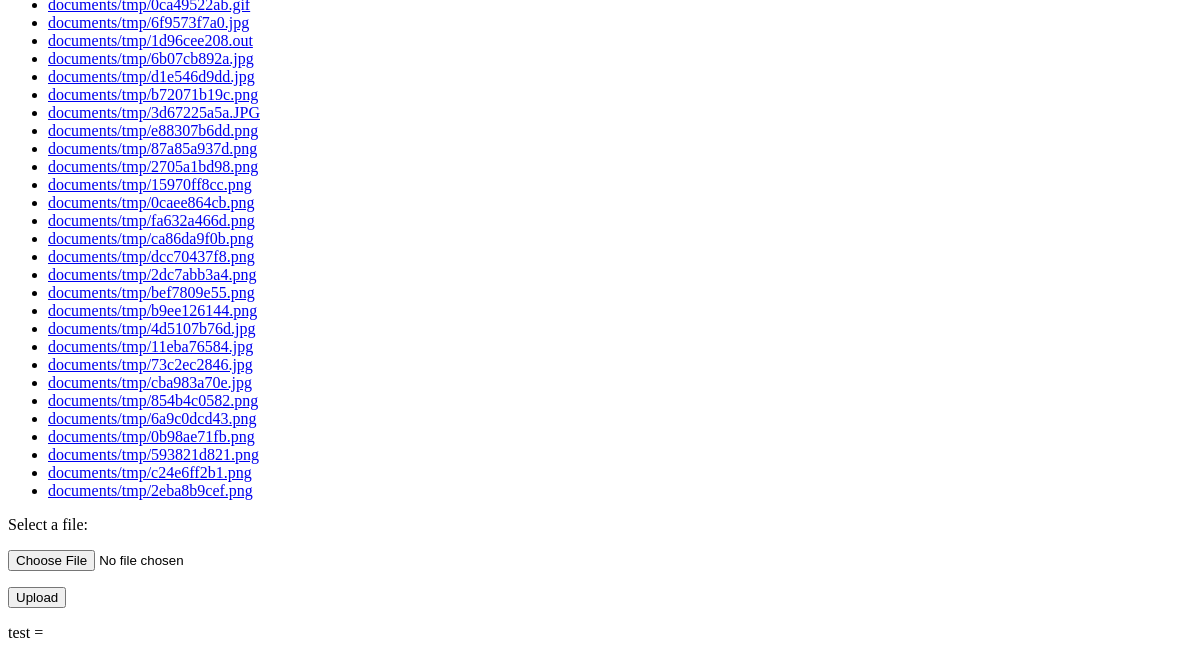
/myapp/list/ (lower part), run on an earlier commit of the app's database.
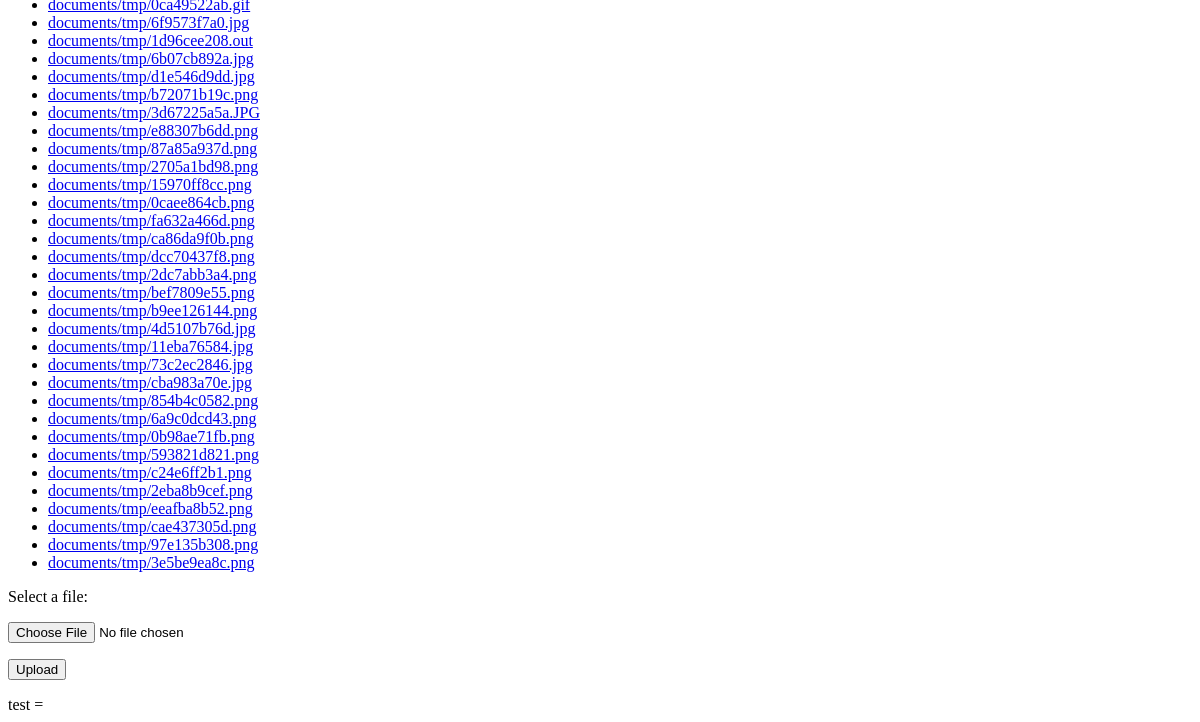
And on a later commit of the database.
### myapp/models.py (models this page shows)
class Document(models.Model):
    docfile = models.FileField(upload_to=upload_to_unqiue_folder)
    path = models.CharField(max_length=30)

### myapp/views.py (the view)
def list(request):
    if request.method == 'POST':
        form = DocumentForm(request.POST, request.FILES)
        if form.is_valid():
            newdoc = Document(docfile = request.FILES['docfile'])
            newdoc.save()
	    filename = 'media/' + newdoc.docfile.name
	    extension = filename.rsplit('.')[-1]
	    if(imghdr.what(filename)=='rgb' or imghdr.what(filename)=='gif' or imghdr.what(filename)=='pbm' or imghdr.what(filename)=='pgm' or imghdr.what(filename)=='ppm' or imghdr.what(filename)=='tiff' or imghdr.what(filename)=='rast' or imghdr.what(filename)=='xbm' or imghdr.what(filename)=='jpeg' or imghdr.what(filename)=='bmp' or imghdr.what(filename)=='png' or imghdr.what(filename)=='jpg'):
	        if (imghdr.what(filename)=='jpeg' and extension=='jpg'):
		    extSyntax = 1
	        elif imghdr.what(filename) == extension:
		    extSyntax = 1
	        else:
		    extSyntax = 2
	    else:
		extSyntax = 0
      	    exVar = newdoc.docfile.name
            exx = check_output(['myapp/embed.py','media/'+exVar])
	    tmp_str = exx.rsplit('\n')[3]
	    if(imghdr.what(filename) == 'gif' or imghdr.what(filename) == 'jpeg' or imghdr.what(filename) == 'jpeg' or imghdr.what(filename) == 'png'):
	        if(tmp_str == 'no files found'):
		    embSyntax = 1
	        else:
		    embSyntax = 2
		    tmp_str = exx.rsplit('\n')[4] + exx.rsplit('\n')[5]
	    else:
		embSyntax = 0
	    data = {
		    'original' : request.FILES['docfile'].name,
		    'filename' : newdoc.docfile.name.rsplit('/')[2],
		    'extension_result' : extSyntax,
		    'embedded_result' : embSyntax,
		    'embedded_message' : tmp_str,
		    'current' : extension,
		    'expected' : imghdr.what(filename)
		   }
	    return JsonResponse(data)
    else:
        form = DocumentForm() # A empty, unbound form
    documents = Document.objects.all()
    return render_to_response(
        'list.html',
        {'documents': documents, 'form': form},
        context_instance=RequestContext(request)
    )

### myapp/forms.py
class DocumentForm(forms.Form):
    docfile = forms.FileField(
        label='Select a file'
    )

### myapp/templates/list.html (shortened to what this page needs)
<!DOCTYPE html>
<html>
	<head>
	</head>
	<body>
		{% if documents %}
			<ul>
			{% for document in documents %}
				<li><a href="{{ document.docfile.url }}">{{ document.docfile.name }}</a></li>
			{% endfor %}
			</ul>
		{% else %}
			<p>No documents.</p>
		{% endif %}
		<form action="{% url "list" %}" method="post" enctype="multipart/form-data">
			<p>{{ form.docfile.label_tag }} {{ form.docfile.help_text }}</p>
			<p>
				{{ form.docfile }}
			</p>
			<p><input type="submit" value="Upload" /></p>
		</form>
	test = {{ error }}
	</body>
</html>

What changed in the data, as far as the page shows it:
added Document: docfile.name "documents/tmp/eeafba8b52.png"
added Document: docfile.name "documents/tmp/cae437305d.png"
added Document: docfile.name "documents/tmp/97e135b308.png"
added Document: docfile.name "documents/tmp/3e5be9ea8c.png"
